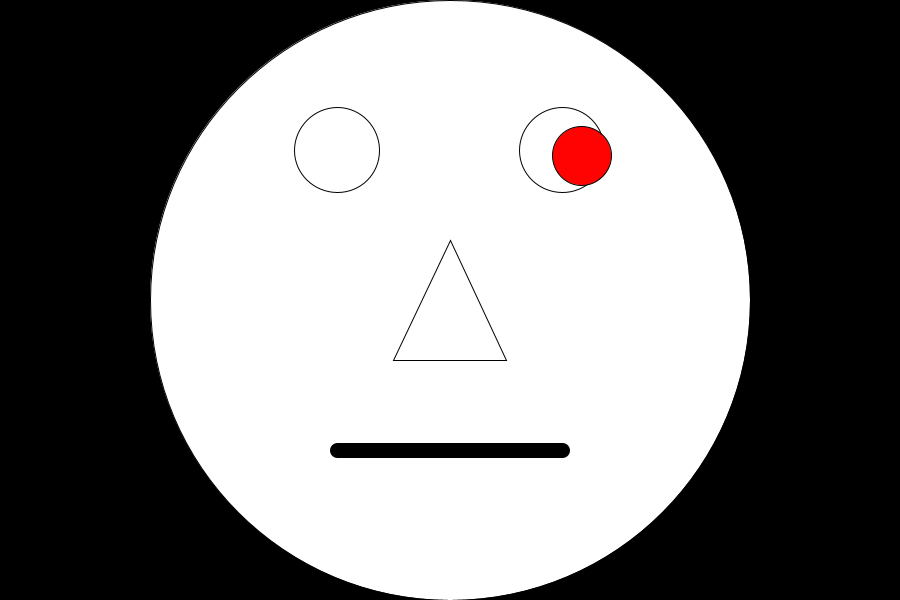
Frame 1 (no input)
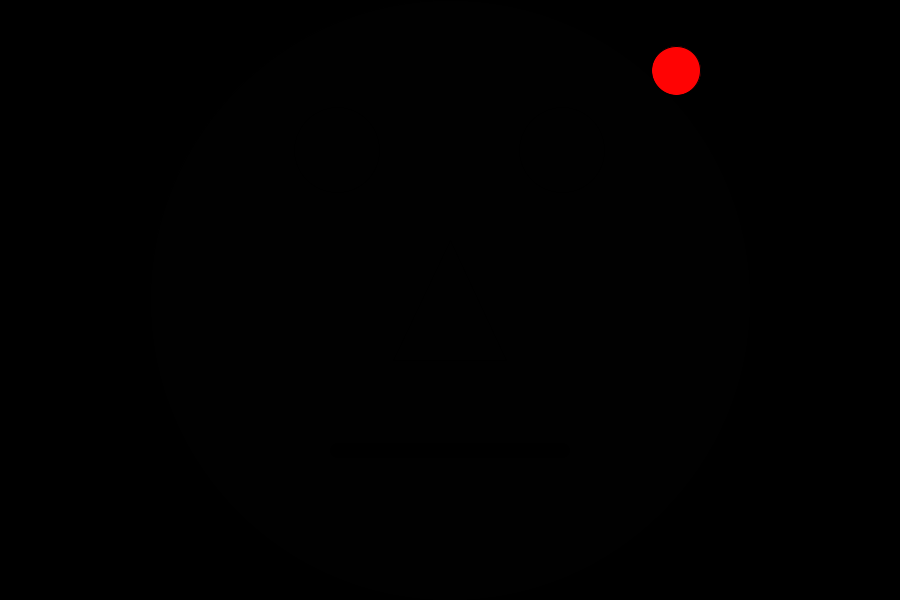
Frame 60 (the mouse pressed at the canvas centre just before this capture)
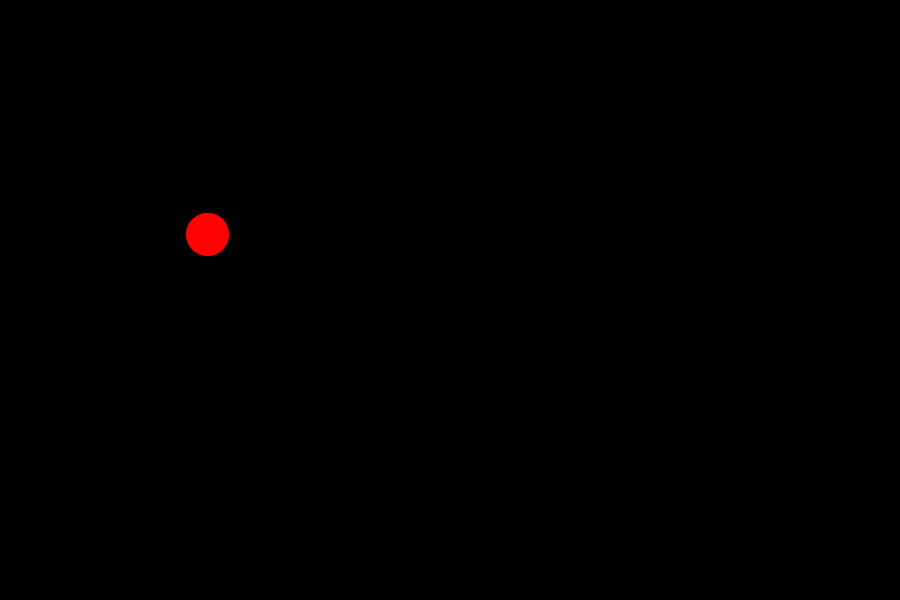
Frame 120 (the mouse held since frame 60 and released just before this capture)

The Processing sketch that drew these frames (run headless with seeded random() and noise(); from frame 60 on, the mouse is pressed at the canvas centre):

// Processing sketch: HappyFace
// ── HappyFace.pde
//Global Variables
int reset;
int faceX, faceY, faceDiameter;
int leftEyeX, leftEyeY, leftEyeDiameter;
int rightEyeX, rightEyeY, rightEyeDiameter;
int noseX1, noseY1, noseX2, noseY2, noseX3, noseY3;
float mouthX1, mouthY1, mouthX2, mouthY2, mouthThick;
color red = #FF0303;
color measlesColor = red;
float measlesX, measlesY, measlesDiameter;

void setup() {
  size (900, 600);
  //fullScreen();
  println("Screen Width is", displayWidth, "Screen Height is", displayHeight);
  //
  population();
  //
  faceDraw();
}//End setup

void draw() {
  background(0);
  faceDraw();
  measlesX = random(width);
  measlesY = random(height);
  measlesDiameter = random(height*1/20, height*1/10);
  fill(measlesColor);
  //Parameters are randomly set ;)
  ellipse(measlesX, measlesY, measlesDiameter, measlesDiameter);
  fill(reset);
  //Why is there only one measle being printed to the canvas
}//End draw

void keyPressed() {
  //Quit Keyboard Button
  if (key == 'q' || key == 'Q') { 
    exit();
  }//End IF
}//End keypressed

void mousePressed() {
}//End mousePressed

// ── Face.pde
void faceDraw() {
  //Face Code
  ellipse(faceX, faceY, faceDiameter, faceDiameter);
  ellipse(leftEyeX, leftEyeY, leftEyeDiameter, leftEyeDiameter);
  ellipse(rightEyeX, rightEyeY, rightEyeDiameter, rightEyeDiameter);
  triangle(noseX1, noseY1, noseX2, noseY2, noseX3, noseY3);
  strokeWeight(mouthThick);
  line(mouthX1, mouthY1, mouthX2, mouthY2);
  strokeWeight(reset);
  //  
}//End faceDraw

// ── Population.pde
void population() {
  faceX = width/2;
  faceY = height/2;
  faceDiameter = height;
  leftEyeX = width*3/8;
  leftEyeY = height*1/4;
  leftEyeDiameter = height/7;
  rightEyeX = width*5/8;
  rightEyeY = leftEyeY;
  rightEyeDiameter = leftEyeDiameter;
  noseX1 = width/2;
  noseY1 = height*2/5;
  noseX2 = width*7/16;
  noseY2 = height*6/10;
  noseX3 = width*9/16;
  noseY3 = noseY2;
  mouthX1 = leftEyeX;
  mouthY1 = height*3/4;
  mouthX2 = rightEyeX;
  mouthY2 = mouthY1;
  mouthThick = 15;
  reset = 1;

}//End population
